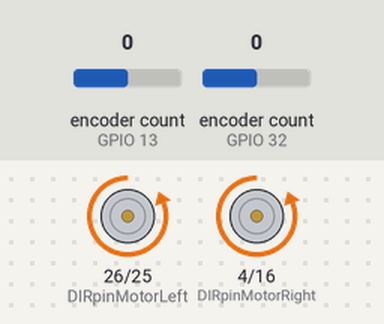
The sketch below on a simulated ESP32. Shown: direction and speed pins drawn as motors (green arrow = direction pin HIGH = forward, orange = LOW = backward, longer = more drive). The test bench sets the inputs (shaded band); at power-on: encoder count (sensors on GPIO 13, GPIO 32) 0. What the sketch prints to the serial monitor is not drawn.

Above: at 0.15 s.
Timing chart, 0 to 1.8 s (numbered marks = the images above):
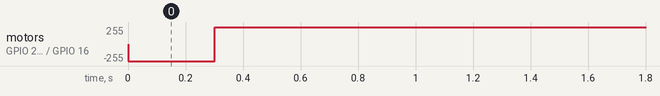

Measured:
- by itself, motor on GPIO 26 (DIRpinMotorLeft) / GPIO 25 (PWMpinMotorLeft), motor on GPIO 4 (DIRpinMotorRight) / GPIO 16 (PWMpinMotorRight): stopped → backward 255/255 at 0.00 s, → forward 255/255 0.30 s later

The sketch:

TestReadTheEncoderPosition.ino
```cpp
#include <ESP32Encoder.h>
#include <Arduino.h>

// Pin usage 1 motor => (32 = encoderD3MotorLeft), (33 = encoderD2MotorLeft), (25 = PWM), (26 = Dir)
#define PWMpinMotorLeft        25
#define DIRpinMotorLeft        26
#define encoderD3MotorLeft     32
#define encoderD2MotorLeft     33
// Pin usage 2 motor => (13 = encoderD3MotorLeft), (14 = encoderD2MotorLeft), (16 = PWM), (4 = Dir)
#define PWMpinMotorRight        16
#define DIRpinMotorRight        4
#define encoderD3MotorRight     13
#define encoderD2MotorRight     14


// Declare class for encoder
ESP32Encoder encoderLeft;
ESP32Encoder encoderRight;

// Declare the setup motor drive board
const int pwmFrequency = 20000;          // Quite motor with more frequency in one duty cycle
const int pwmResolution = 8;               // The maximum resolution to input motor speed ( max 12 bit ) -> 0[min speed adjust]-255[max speed adjust] = 0[min speed adjust]-4095[max speed adjust]


// Create function limit value
int limitValue( int inputValue, int minValue, int maxValue ){
    int outputValue = 0;
    if( inputValue <= minValue ){
        outputValue = minValue;
    }
    else if( inputValue >= maxValue ){
        outputValue = maxValue;
    }
    else{
        outputValue = inputValue;
    }
    return outputValue;
}

// Function for control speed of motor
void setMotorSpeed( int DIRPinInput, int PWMPinInput, int speedMotor ){
    int limitSpeed = limitValue( speedMotor, -255, 255 );

    // if value is posible => motor forward
    if( limitSpeed > 0 ){
        // Motor forward
        digitalWrite( DIRPinInput, 1 );
        // Create pulse width modulation function
        ledcWrite( PWMPinInput, limitSpeed );
    }

    // if value is negative => motor reverse
    else if( limitSpeed < 0 ){
        // Motor reverse
        digitalWrite( DIRPinInput, 0 );
        // Create pulse width modulation function
        ledcWrite( PWMPinInput, -limitSpeed );
    }
    // if value is zero => stop motor
    else if( limitSpeed == 0 ){
        digitalWrite( DIRPinInput, 1 );
        ledcWrite( PWMPinInput, limitSpeed );
    }
}

// Create output function for visualize the encoder position
void displayCount(){
	// Print serial count
	Serial.println( "Encoder count motor left: " + String( encoderLeft.getCount() ) );
    Serial.println( "Encoder count motor right: " + String( encoderRight.getCount() ) );
}

// Create counter function similar to delay function which visualize the count of encoder
void displayPositionEvery( int valueTimer ){
  //Time function
  unsigned long currentMillis = millis();
	unsigned long previousMillis = 0;
	if( currentMillis - previousMillis >= valueTimer ){
		previousMillis = currentMillis;

		// Visualize the encoder count
		displayCount();
	}

}

// Declare the PID config
double kp, ki, kd;
double targetPoint;
double dt, lastTime;
double integral, previous;
double outputLeft = 0, outputRight = 0;

// Create function: motor control using PID.
double PIDPositioinControl( double error ){
    double proportional = error;
    integral += error * dt;
    double derivative = ( error - previous ) / dt;
    previous = error;
    double output = ( kp * proportional ) + ( ki * integral ) + ( kd * derivative );
    return output;
}

// // Create counter function similar to delay function which using the pointer to another function
// void similarDelay( int valueTimer, void (*func)( int )( int )( int ), int inputValue1, int inputValue2, int inputValue3 ){
//     // Time fucntion
// 	unsigned long currentMillis = millis();
// 	unsigned long previousMillis = 0;
// 	if( currentMillis - previousMillis >= valueTimer ){
// 		previousMillis = currentMillis;

// 		// Call function which using pointer
// 		func( inputValue1, inputValue2, inputValue3 );
// 	}

// }

void setup() {
    Serial.begin(115200);

    // Setup motor encoder with pullup
    ESP32Encoder::useInternalWeakPullResistors = puType::up;
    encoderLeft.attachFullQuad( encoderD3MotorLeft, encoderD2MotorLeft );
    encoderLeft.clearCount();
    encoderRight.attachFullQuad( encoderD3MotorRight,encoderD2MotorRight );
    encoderRight.clearCount();

    // set count value
    encoderLeft.setCount( 0 );
    encoderRight.setCount( 0 );

    // Setup Motor( ledcLibrary )
    pinMode( DIRpinMotorLeft, OUTPUT );
    pinMode( DIRpinMotorRight, OUTPUT );

    //   After esp32 core >= v.3 use this code:
    ledcAttach( PWMpinMotorLeft, pwmFrequency, pwmResolution );
    ledcAttach( PWMpinMotorRight, pwmFrequency, pwmResolution  );

    // Set config PID
    kp = 0.8;
    ki = 0.2;
    kd = 0.001;
    targetPoint = 1200.00;
    lastTime = 0;
}

void loop() {
    // Call function timer and set speed motor
    // similarDelay( 5000, setMotorSpeed, DIRpinMotorLeft, PWMpinMotorLeft, 100 );
    // similarDelay( 10000, setMotorSpeed, DIRpinMotorLeft, PWMpinMotorLeft, 0 );
    // similarDelay( 15000, setMotorSpeed, DIRpinMotorLeft, PWMpinMotorLeft, -100 );
    // similarDelay( 20000, setMotorSpeed, DIRpinMotorLeft, PWMpinMotorLeft, 0 );
    // Call function visualizatio position
    // displayPositionEvery( 2000 );

    // Track time stamp
    double now = millis();
    // Convert into second
    dt = ( now - lastTime ) / 1000.00;
    lastTime = now;

    // Find the actual position
    double actualLeft = ( double )encoderLeft.getCount();
    double errorLeft = targetPoint - actualLeft;
    outputLeft = PIDPositioinControl( errorLeft );
    double actualRight = ( double )encoderRight.getCount();
    double errorRight = targetPoint - actualRight;
    outputRight = PIDPositioinControl( errorRight );

    // The output need to become the pulse width modulation
    setMotorSpeed( DIRpinMotorLeft, PWMpinMotorLeft, outputLeft );
    setMotorSpeed( DIRpinMotorRight, PWMpinMotorRight, outputRight );

    // Visualization

    Serial.print( targetPoint );
    Serial.print( "," );
    Serial.print( "Position Left : " );
    Serial.println( actualLeft );
    Serial.print( targetPoint );
    Serial.print( "," );
    Serial.print( "Position Right : " );
    Serial.println( actualRight );

    delay( 300 );
}
```
